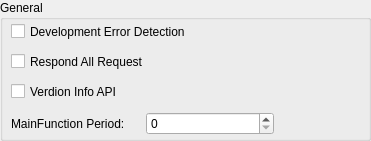
  <widget class="QGroupBox" name="groupBox">
   <property name="geometry">
    <rect>
     <x>10</x>
     <y>0</y>
     <width>371</width>
     <height>141</height>
    </rect>
   </property>
   <property name="title">
    <string>General</string>
   </property>
   <widget class="QCheckBox" name="cbxDevErrorDetection">
    <property name="geometry">
     <rect>
      <x>11</x>
      <y>20</y>
      <width>266</width>
      <height>23</height>
     </rect>
    </property>
    <property name="text">
     <string>Development Error Detection</string>
    </property>
   </widget>
   <widget class="QWidget" name="layoutWidget">
    <property name="geometry">
     <rect>
      <x>11</x>
      <y>110</y>
      <width>263</width>
      <height>27</height>
     </rect>
    </property>
    <layout class="QHBoxLayout" name="horizontalLayout">
     <item>
      <widget class="QLabel" name="label">
       <property name="text">
        <string>MainFunction Period:</string>
       </property>
      </widget>
     </item>
     <item>
      <widget class="QSpinBox" name="spbxMainFunctionPeriod">
       <property name="toolTip">
        <string>&lt;!DOCTYPE HTML PUBLIC &quot;-//W3C//DTD HTML 4.0//EN&quot; &quot;http://www.w3.org/TR/REC-html40/strict.dtd&quot;&gt;
&lt;html&gt;&lt;head&gt;&lt;meta name=&quot;qrichtext&quot; content=&quot;1&quot; /&gt;&lt;style type=&quot;text/css&quot;&gt;
p, li { white-space: pre-wrap; }
&lt;/style&gt;&lt;/head&gt;&lt;body style=&quot; font-family:'Consolas'; font-size:12pt; font-weight:400; font-style:normal;&quot;&gt;
&lt;p style=&quot; margin-top:0px; margin-bottom:0px; margin-left:0px; margin-right:0px; -qt-block-indent:0; text-indent:0px;&quot;&gt;in uint (ms)&lt;/p&gt;&lt;/body&gt;&lt;/html&gt;</string>
       </property>
       <property name="maximum">
        <number>65535</number>
       </property>
      </widget>
     </item>
    </layout>
   </widget>
   <widget class="QCheckBox" name="cbxRespondAllRequest">
    <property name="geometry">
     <rect>
      <x>11</x>
      <y>50</y>
      <width>194</width>
      <height>23</height>
     </rect>
    </property>
    <property name="text">
     <string>Respond All Request</string>
    </property>
   </widget>
   <widget class="QCheckBox" name="cbxVersionInfoApi">
    <property name="geometry">
     <rect>
      <x>11</x>
      <y>80</y>
      <width>167</width>
      <height>23</height>
     </rect>
    </property>
    <property name="text">
     <string>Verdion Info API</string>
    </property>
   </widget>
  </widget>
